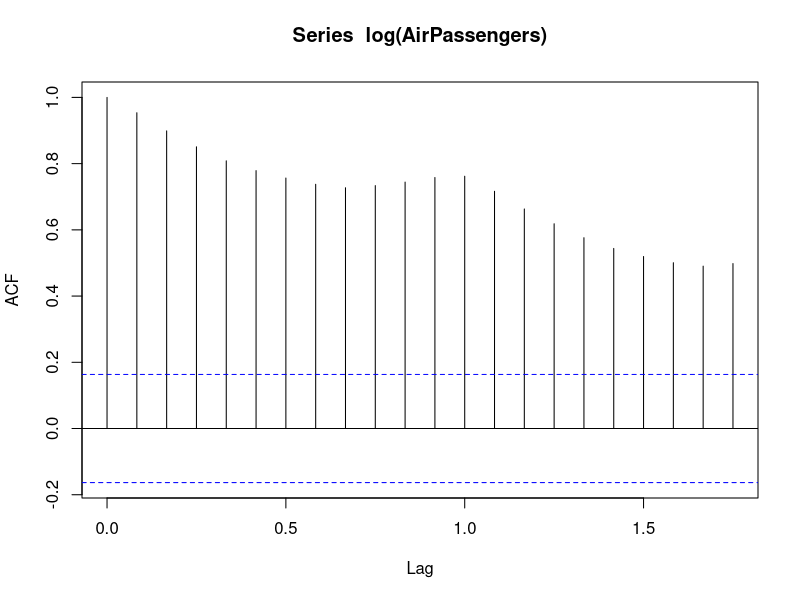
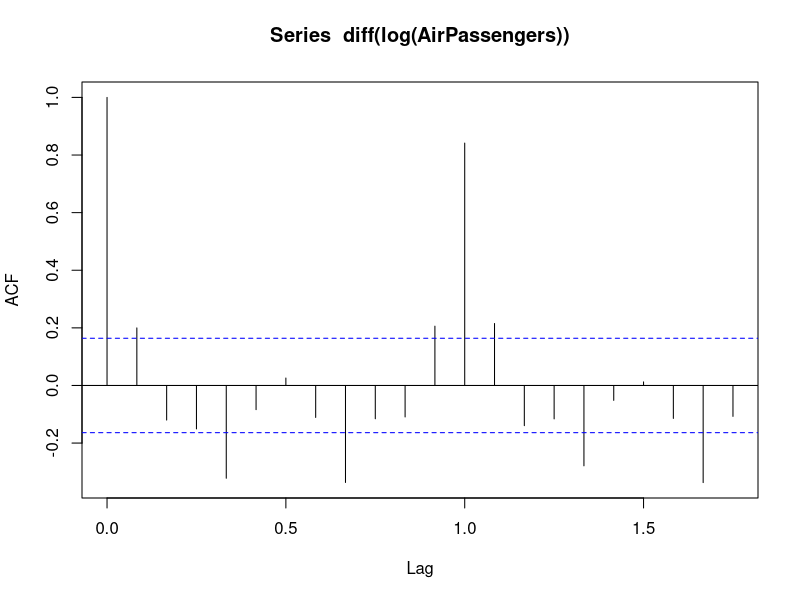
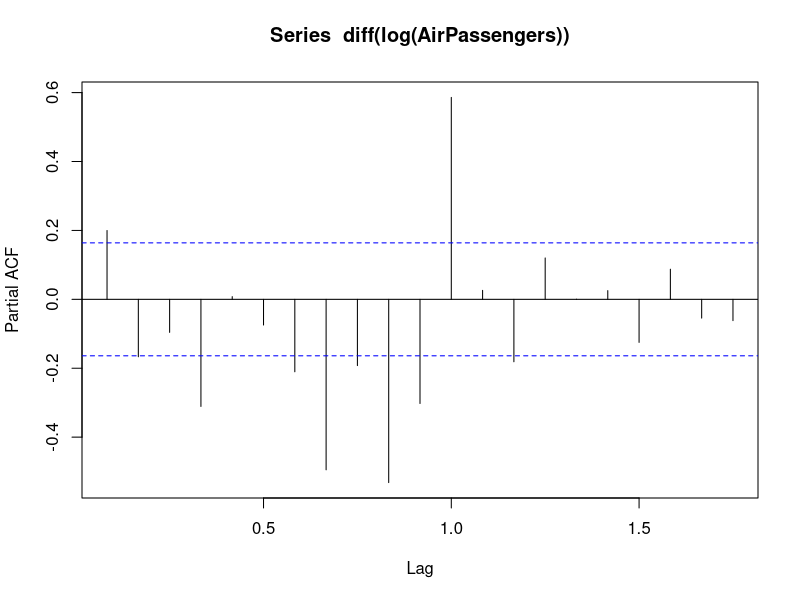
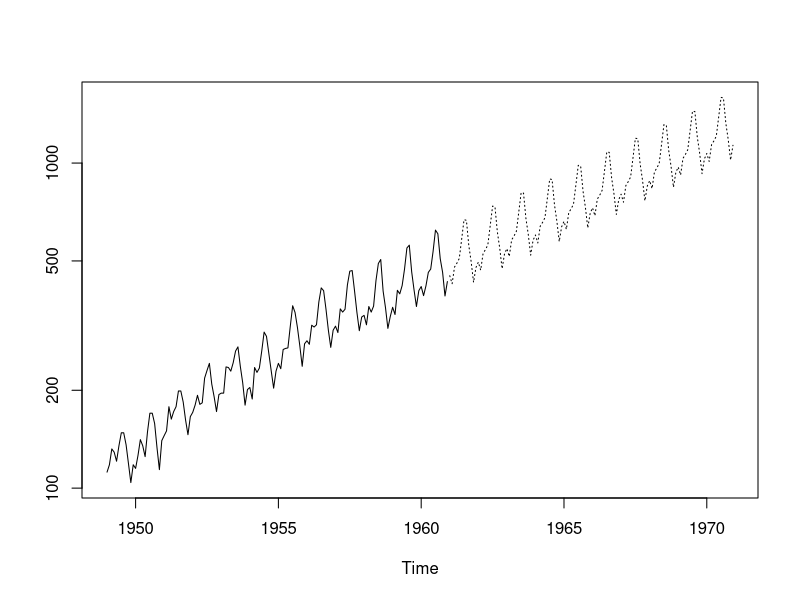

Here is the R script that generated these plots, in order:
# Time Series Arima ts2
# https://www.analyticsvidhya.com/blog/2015/12/complete-tutorial-time-series-modeling/
#library(forecast)
library(tseries)
adf.test(diff(log(AirPassengers)), alternative="stationary", k=0)
#series is stationary enough to do any kind of time series modelling.
#Next step is to find the right parameters to be used in the ARIMA model. 
#ACF Plots

acf(log(AirPassengers))
acf(diff(log(AirPassengers)))
pacf(diff(log(AirPassengers)))
(fit <- arima(log(AirPassengers), c(0, 1, 1),seasonal = list(order = c(0, 1, 1), period = 12)))
pred <- predict(fit, n.ahead = 10*12)
ts.plot(AirPassengers,2.718^pred$pred, log = "y", lty = c(1,3))
